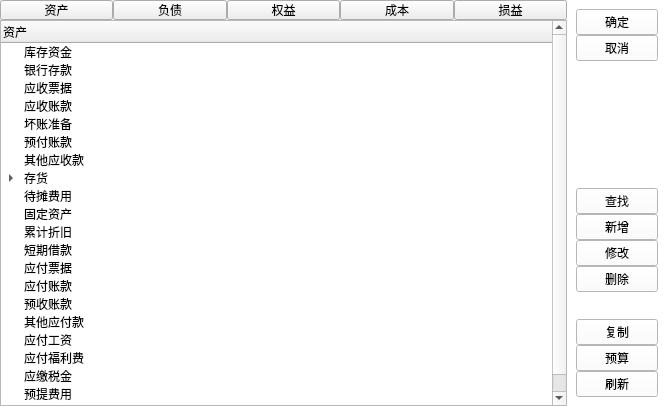
<?xml version="1.0" encoding="UTF-8"?>
<ui version="4.0">
 <class>InuputWindow</class>
 <widget class="QWidget" name="InuputWindow">
  <property name="geometry">
   <rect>
    <x>0</x>
    <y>0</y>
    <width>667</width>
    <height>406</height>
   </rect>
  </property>
  <property name="windowTitle">
   <string>凭证录入</string>
  </property>
  <layout class="QHBoxLayout" name="horizontalLayout">
   <property name="spacing">
    <number>0</number>
   </property>
   <property name="leftMargin">
    <number>0</number>
   </property>
   <property name="topMargin">
    <number>0</number>
   </property>
   <property name="rightMargin">
    <number>0</number>
   </property>
   <property name="bottomMargin">
    <number>0</number>
   </property>
   <item>
    <widget class="QWidget" name="contentBox" native="true">
     <property name="sizePolicy">
      <sizepolicy hsizetype="Expanding" vsizetype="Preferred">
       <horstretch>5</horstretch>
       <verstretch>0</verstretch>
      </sizepolicy>
     </property>
     <layout class="QVBoxLayout" name="verticalLayout_2">
      <property name="spacing">
       <number>0</number>
      </property>
      <property name="leftMargin">
       <number>0</number>
      </property>
      <property name="topMargin">
       <number>0</number>
      </property>
      <property name="rightMargin">
       <number>0</number>
      </property>
      <property name="bottomMargin">
       <number>0</number>
      </property>
      <item>
       <widget class="QWidget" name="widget" native="true">
        <property name="minimumSize">
         <size>
          <width>0</width>
          <height>20</height>
         </size>
        </property>
        <property name="maximumSize">
         <size>
          <width>16777215</width>
          <height>20</height>
         </size>
        </property>
        <layout class="QHBoxLayout" name="horizontalLayout_2">
         <property name="spacing">
          <number>0</number>
         </property>
         <property name="leftMargin">
          <number>0</number>
         </property>
         <property name="topMargin">
          <number>0</number>
         </property>
         <property name="rightMargin">
          <number>0</number>
         </property>
         <property name="bottomMargin">
          <number>0</number>
         </property>
         <item>
          <widget class="QPushButton" name="btn_assets">
           <property name="text">
            <string>资产</string>
           </property>
          </widget>
         </item>
         <item>
          <widget class="QPushButton" name="btn_debt">
           <property name="text">
            <string>负债</string>
           </property>
          </widget>
         </item>
         <item>
          <widget class="QPushButton" name="pushButton">
           <property name="text">
            <string>权益</string>
           </property>
          </widget>
         </item>
         <item>
          <widget class="QPushButton" name="btn_cost">
           <property name="text">
            <string>成本</string>
           </property>
          </widget>
         </item>
         <item>
          <widget class="QPushButton" name="btn_porfitnloss">
           <property name="text">
            <string>损益</string>
           </property>
          </widget>
         </item>
        </layout>
       </widget>
      </item>
      <item>
       <widget class="QStackedWidget" name="stackedWidget">
        <property name="currentIndex">
         <number>0</number>
        </property>
        <widget class="QWidget" name="WidgetAsset">
         <layout class="QVBoxLayout" name="verticalLayout_3">
          <property name="spacing">
           <number>0</number>
          </property>
          <property name="leftMargin">
           <number>0</number>
          </property>
          <property name="topMargin">
           <number>0</number>
          </property>
          <property name="rightMargin">
           <number>0</number>
          </property>
          <property name="bottomMargin">
           <number>0</number>
          </property>
          <item>
           <widget class="QTreeWidget" name="tree_Itemlist">
            <property name="sizePolicy">
             <sizepolicy hsizetype="Expanding" vsizetype="Expanding">
              <horstretch>5</horstretch>
              <verstretch>0</verstretch>
             </sizepolicy>
            </property>
            <column>
             <property name="text">
              <string>资产</string>
             </property>
            </column>
            <item>
             <property name="text">
              <string>库存资金</string>
             </property>
            </item>
            <item>
             <property name="text">
              <string>银行存款</string>
             </property>
            </item>
            <item>
             <property name="text">
              <string>应收票据</string>
             </property>
            </item>
            <item>
             <property name="text">
              <string>应收账款</string>
             </property>
            </item>
            <item>
             <property name="text">
              <string>坏账准备</string>
             </property>
            </item>
            <item>
             <property name="text">
              <string>预付账款</string>
             </property>
            </item>
            <item>
             <property name="text">
              <string>其他应收款</string>
             </property>
            </item>
            <item>
             <property name="text">
              <string>存货</string>
             </property>
             <item>
              <property name="text">
               <string>原材料</string>
              </property>
             </item>
             <item>
              <property name="text">
               <string>产成品</string>
              </property>
             </item>
             <item>
              <property name="text">
               <string>包装物</string>
              </property>
             </item>
            </item>
            <item>
             <property name="text">
              <string>待摊费用</string>
             </property>
            </item>
            <item>
             <property name="text">
              <string>固定资产</string>
             </property>
            </item>
            <item>
             <property name="text">
              <string>累计折旧</string>
             </property>
            </item>
            <item>
             <property name="text">
              <string>短期借款</string>
             </property>
            </item>
            <item>
             <property name="text">
              <string>应付票据</string>
             </property>
            </item>
            <item>
             <property name="text">
              <string>应付账款</string>
             </property>
            </item>
            <item>
             <property name="text">
              <string>预收账款</string>
             </property>
            </item>
            <item>
             <property name="text">
              <string>其他应付款</string>
             </property>
            </item>
            <item>
             <property name="text">
              <string>应付工资</string>
             </property>
            </item>
            <item>
             <property name="text">
              <string>应付福利费</string>
             </property>
            </item>
            <item>
             <property name="text">
              <string>应缴税金</string>
             </property>
            </item>
            <item>
             <property name="text">
              <string>预提费用</string>
             </property>
            </item>
            <item>
             <property name="text">
              <string>销售折让</string>
             </property>
            </item>
           </widget>
          </item>
         </layout>
        </widget>
        <widget class="QWidget" name="WidgetDebt">
         <layout class="QVBoxLayout" name="verticalLayout_4">
          <property name="spacing">
           <number>0</number>
          </property>
          <property name="leftMargin">
           <number>0</number>
          </property>
          <property name="topMargin">
           <number>0</number>
          </property>
          <property name="rightMargin">
           <number>0</number>
          </property>
          <property name="bottomMargin">
           <number>0</number>
          </property>
          <item>
           <widget class="QListWidget" name="listWidget">
            <item>
             <property name="text">
              <string>负债</string>
             </property>
            </item>
           </widget>
          </item>
         </layout>
        </widget>
       </widget>
      </item>
     </layout>
    </widget>
   </item>
   <item>
    <widget class="QWidget" name="leftBox" native="true">
     <property name="sizePolicy">
      <sizepolicy hsizetype="Expanding" vsizetype="Expanding">
       <horstretch>1</horstretch>
       <verstretch>0</verstretch>
      </sizepolicy>
     </property>
     <property name="minimumSize">
      <size>
       <width>100</width>
       <height>0</height>
      </size>
     </property>
     <property name="maximumSize">
      <size>
       <width>100</width>
       <height>16777215</height>
      </size>
     </property>
     <property name="styleSheet">
      <string notr="true">QWidget{
	background-color: rgb(255, 255, 255);
}</string>
     </property>
     <layout class="QVBoxLayout" name="verticalLayout">
      <property name="spacing">
       <number>0</number>
      </property>
      <item>
       <widget class="QPushButton" name="btn_confirm">
        <property name="text">
         <string>确定</string>
        </property>
       </widget>
      </item>
      <item>
       <widget class="QPushButton" name="btn_cancel">
        <property name="text">
         <string>取消</string>
        </property>
       </widget>
      </item>
      <item>
       <spacer name="verticalSpacer">
        <property name="orientation">
         <enum>Qt::Orientation::Vertical</enum>
        </property>
        <property name="sizeHint" stdset="0">
         <size>
          <width>20</width>
          <height>200</height>
         </size>
        </property>
       </spacer>
      </item>
      <item>
       <widget class="QPushButton" name="btn_search">
        <property name="styleSheet">
         <string notr="true">#btn_search{
	color: rgb(0, 0, 0);
}
QPushButton:hover{		
	background-color: rgba(221, 221, 221, 1);
}
QPushButton:pressed{
	background-color: rgba(221, 221, 221, 0.8);
}</string>
        </property>
        <property name="text">
         <string>查找</string>
        </property>
       </widget>
      </item>
      <item>
       <widget class="QPushButton" name="btn_new">
        <property name="text">
         <string>新增</string>
        </property>
       </widget>
      </item>
      <item>
       <widget class="QPushButton" name="btn_revise">
        <property name="text">
         <string>修改</string>
        </property>
       </widget>
      </item>
      <item>
       <widget class="QPushButton" name="btn_delete">
        <property name="text">
         <string>删除</string>
        </property>
       </widget>
      </item>
      <item>
       <spacer name="verticalSpacer_2">
        <property name="orientation">
         <enum>Qt::Orientation::Vertical</enum>
        </property>
        <property name="sizeHint" stdset="0">
         <size>
          <width>20</width>
          <height>100</height>
         </size>
        </property>
       </spacer>
      </item>
      <item>
       <widget class="QPushButton" name="btn_copy">
        <property name="text">
         <string>复制</string>
        </property>
       </widget>
      </item>
      <item>
       <widget class="QPushButton" name="btn_budget">
        <property name="text">
         <string>预算</string>
        </property>
       </widget>
      </item>
      <item>
       <widget class="QPushButton" name="btn_refresh">
        <property name="text">
         <string>刷新</string>
        </property>
       </widget>
      </item>
     </layout>
    </widget>
   </item>
  </layout>
 </widget>
 <resources/>
 <connections/>
</ui>
